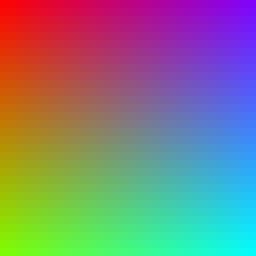
%> input picture TP1/TP01I01.bmp, 32 x 32 px, shrunk from 256 x 256 before the run (shown 8 times larger)
$ octave exercice1.m   (GNU Octave 9; MATLAB toolbox functions it lacks are replaced by stand-ins)
%> lines starting %> are read from the running program, lines starting %| are printed output that depends on the picture
### TP1/LutSubSamp.m
function LUT=LutSubSamp(N)
%> called with N = 32
L=[0 255 0 255 0 255];
n=1;
while n<N
    % search for the largest subspace
    volume=0;
    ibest=0;
    for i=1:n
        v=(L(i,2)-L(i,1))*(L(i,4)-L(i,3))*(L(i,6)-L(i,5));
        if v>volume
            volume=v;
            ibest=i;
        end
    end
    % Subspace extraction from the list
    SBS = L(ibest,:);
    if (n>1)
        if (ibest==1)
            L=L(2:n,:);
        else if (ibest==n)
                L=L(1:n-1,:);
            else L=[L(1:ibest-1,:) ; L(ibest+1:n,:)];
            end
        end
    else L=[];
    end
    % Search for the longest side
    dim = 1;
    if ((SBS(4)-SBS(3))>=(SBS(2)-SBS(1))) && ((SBS(4)-SBS(3))>=(SBS(6)-SBS(5)))
        dim = 2;
    end
    if ((SBS(6)-SBS(5))>=(SBS(2)-SBS(1))) && ((SBS(6)-SBS(5))>=(SBS(4)-SBS(3)))
        dim = 3;
    end
    % split in 2 and list update
    SBS1=SBS;
    SBS2=SBS;
    if dim==1
        SBS1(2)=round((SBS(1)+SBS(2))/2);
        SBS2(1)=SBS1(2);
    else if dim== 2
        SBS1(4)=round((SBS(3)+SBS(4))/2);
        SBS2(3)=SBS1(4);
        else
        SBS1(6)=round((SBS(5)+SBS(6))/2);
        SBS2(5)=SBS1(6);
        end
    end
    L=[L ; SBS1 ; SBS2];
    % counter update
    n=n+1;
end
% LUT creation
LUT=zeros(N,3);
for i=1:N
    LUT(i,:)=[round((L(i,1)+L(i,2))/2) round((L(i,3)+L(i,4))/2) round((L(i,5)+L(i,6))/2)];
end


### TP1/quantification.m
function [resultat,eqm] = quantification(L,img)
if size(img,3)==1
    S=size(img);
    img2=zeros(S(1),S(2),3);
    img2(:,:,1)=img(:,:);
    img2(:,:,2)=img(:,:);
    img2(:,:,3)=img(:,:);
    img=img2;
end
resultat=img;
eqm=0;

tailleImage=size(img);
tailleL=size(L);
index=0;
for i=1:tailleImage(1) %ligne de l'image
    for j=1:tailleImage(2) %colonne de l'image
        erreur=inf;
        for k=1:tailleL(1) %pour chaque ligne de la LUT
        e=(img(i,j,1)-L(k,1))^2+(img(i,j,2)-L(k,2))^2+(img(i,j,3)-L(k,3))^2; %calcul de l'erreur quadratique pour un pixel
        if e<erreur
            erreur=e; %Si l'erreur calculé est inférieur à la précedent elle devient la nouvelle
            index=k;
        end
        end
        eqm=eqm+erreur;
        resultat(i,j,1)=L(index,1);
        resultat(i,j,2)=L(index,2);
        resultat(i,j,3)=L(index,3);
    end
end
eqm=eqm/(tailleImage(1)*tailleImage(2)*3);
end

### TP1/exercice1.m
clear all
close all
clc

%%Exercice 1
%Question 1
L=LutSubSamp(32)

%Question 2
%On charge les trois images
img1=double(imread('TP01I01.bmp'));
img2=double(imread('TP01I02.jpg'));
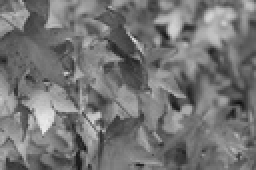
%> input picture TP1/TP01I02.jpg, 128 x 85 px, shrunk from 1023 x 677 before the run (shown 2 times larger)
%> img2: size 85x128 double; min 17, max 235, mean 116.7; mean of the top-left, top-right, bottom-left and bottom-right quarters 111.4, 118.7, 124.2, 112.4
img3=double(imread('TP01I03.jpg'));
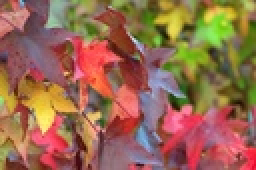
%> input picture TP1/TP01I03.jpg, 128 x 85 px, shrunk from 1023 x 677 before the run (shown 2 times larger)

%on les quantifie
tic;
[resultat1,eqm1]=quantification(L,img1);
%> after the loop in quantification, `for i=1:tailleImage(1) %ligne de l'image`:
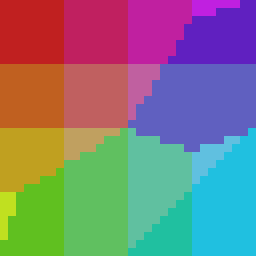
%> resultat: size 32x32x3 double (shown 8 times larger); mean R, G, B 126.9, 123.8, 126
%> after the loop in quantification, `for i=1:tailleImage(1) %ligne de l'image`: eqm = 1933313; index = 26
%> in quantification, `eqm=eqm/(tailleImage(1)*tailleImage(2)*3);`: eqm = 629.3
%> eqm1 = 629.3
tempsTraitement1=toc;
tic;
[resultat2,eqm2]=quantification(L,img2);
%> in quantification (call 2), `img2(:,:,1)=img(:,:);`:
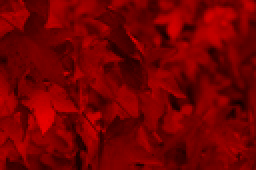
%> img2: size 85x128x3 double (shown 2 times larger); mean R, G, B 116.7, 0, 0
%> in quantification (call 2), `img2(:,:,2)=img(:,:);`:
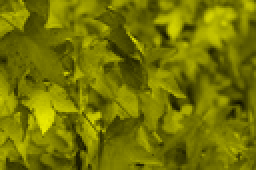
%> img2: size 85x128x3 double (shown 2 times larger); mean R, G, B 116.7, 116.7, 0
%> after the loop in quantification (call 2), `for i=1:tailleImage(1) %ligne de l'image`:
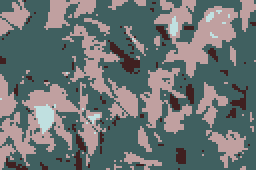
%> resultat: size 85x128x3 double (shown 2 times larger); mean R, G, B 108, 115.8, 115.8
%> after the loop in quantification (call 2), `for i=1:tailleImage(1) %ligne de l'image`: eqm = 25229167; index = 4
%> in quantification (call 2), `eqm=eqm/(tailleImage(1)*tailleImage(2)*3);`: eqm = 773
%> eqm2 = 773
tempsTraitement2=toc;
tic;
[resultat3,eqm3]=quantification(L,img3);
%> after the loop in quantification (call 3), `for i=1:tailleImage(1) %ligne de l'image`:
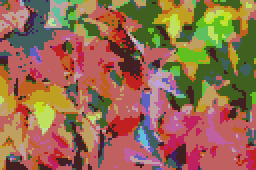
%> resultat: size 85x128x3 double (shown 2 times larger); mean R, G, B 149.7, 105.4, 78.3
%> after the loop in quantification (call 3), `for i=1:tailleImage(1) %ligne de l'image`: eqm = 25435696; index = 7
%> in quantification (call 3), `eqm=eqm/(tailleImage(1)*tailleImage(2)*3);`: eqm = 779.3
%> eqm3 = 779.3
tempsTraitement3=toc;

%on les affiche
figure(1);
image(uint8(resultat1));
figure(2);
image(uint8(resultat2));
figure(3);
image(uint8(resultat3));

%Quesiton 3
eqm1
%> eqm1 = 629.3
eqm2
%> eqm2 = 773
eqm3
%> eqm3 = 779.3
%si on calcule la racine de eqm on a un ordre d'idée de la variation entre
%un pixel de l'image quantifiée et de l'image de base

%Question 4
tempsTraitement1
tempsTraitement2
tempsTraitement3
